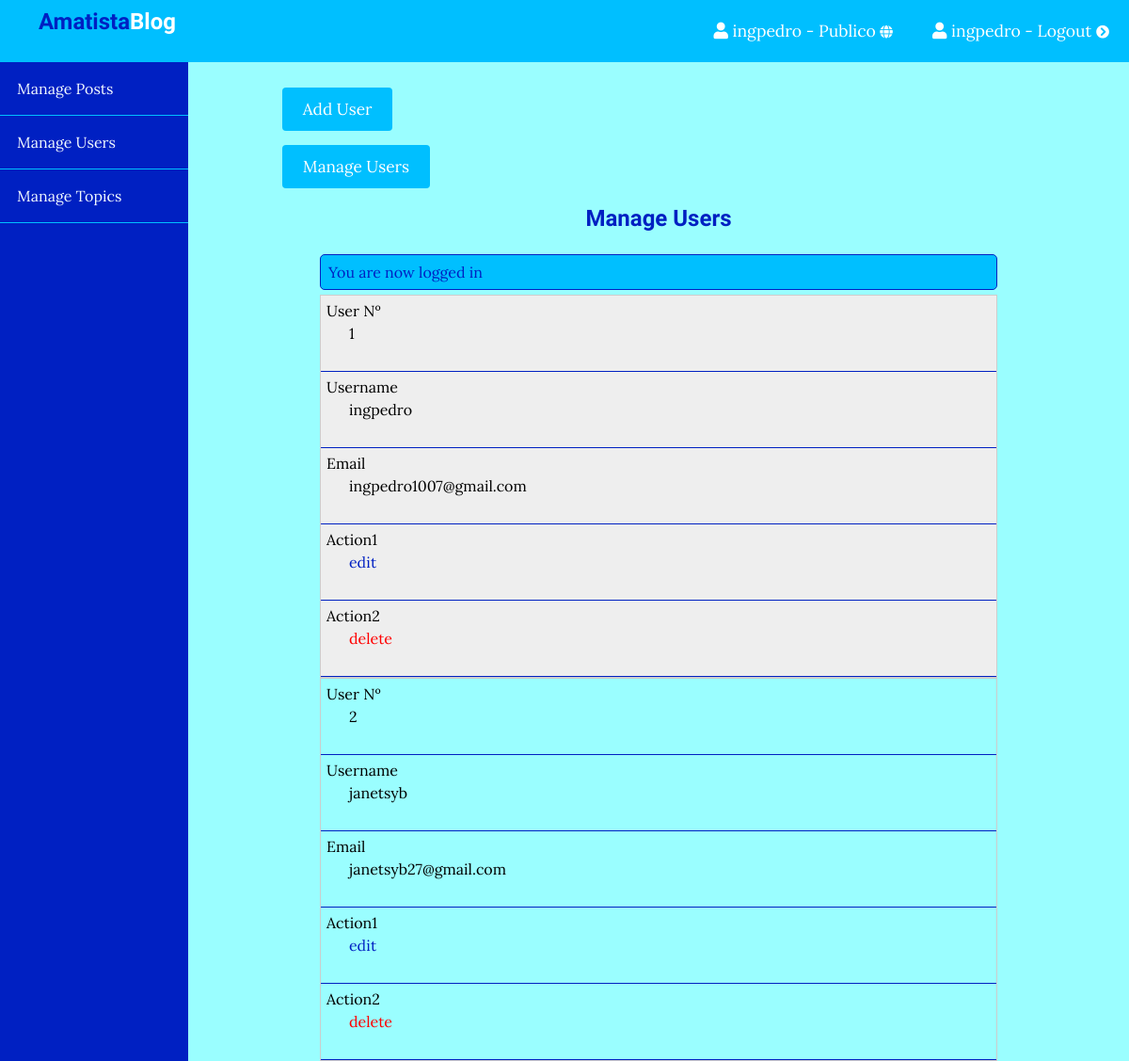
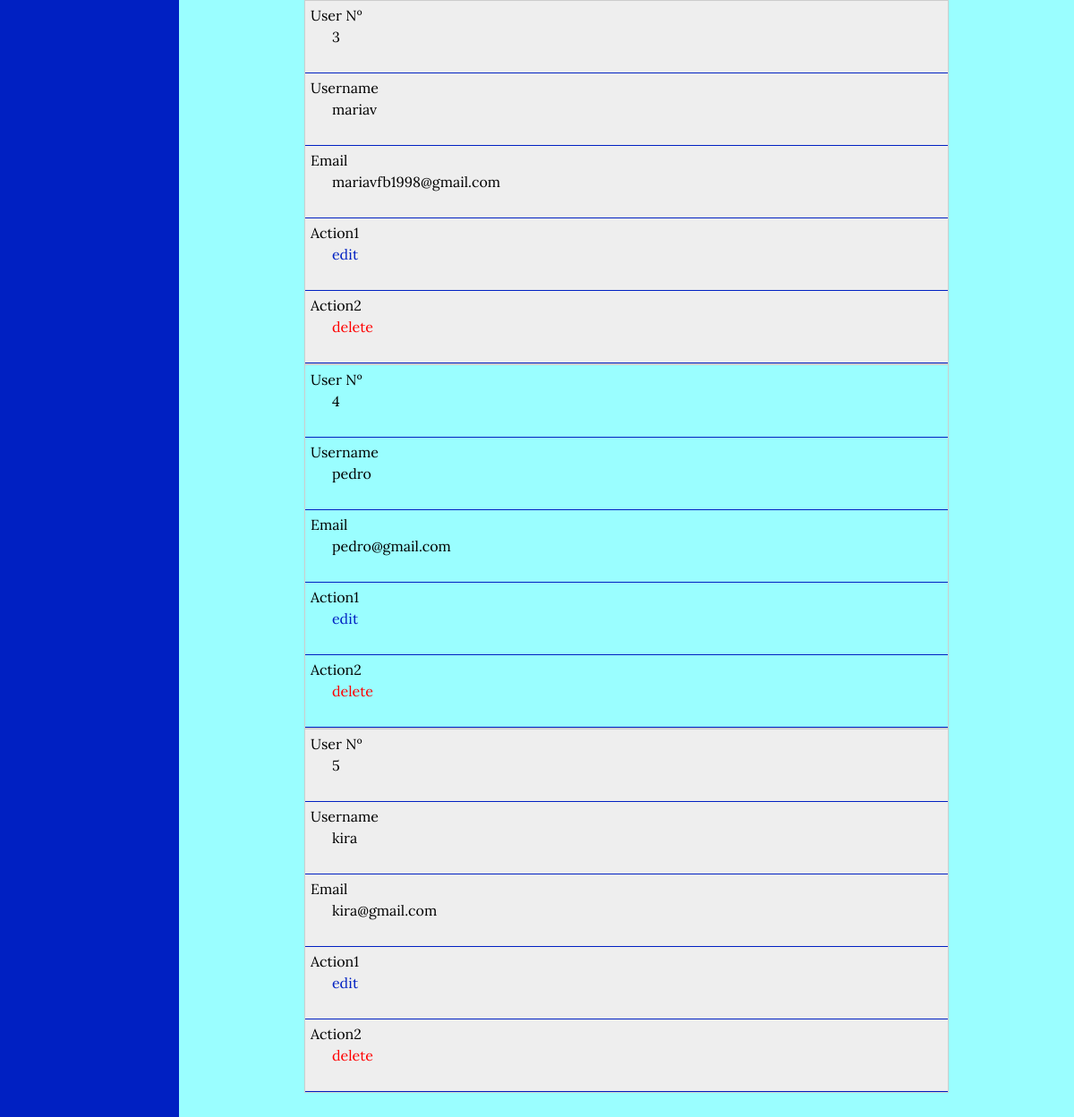
The app's page /admin/users/index.php (signed in) with its own data (2 pictures, top to bottom).
### tables this page shows
CREATE TABLE `users` (
  `id` int(11) NOT NULL,
  `admin` tinyint(4) NOT NULL,
  `username` varchar(255) NOT NULL,
  `email` varchar(255) NOT NULL,
  `password` varchar(255) NOT NULL,
  `created_at` timestamp NOT NULL DEFAULT CURRENT_TIMESTAMP
);

### app/controllers/users.php (called while the page is built, shortened)
<?php
include(ROOT_PATH . "/app/database/db.php");
$table = 'users';
$admin_users = selectAll($table);

### app/database/db.php (called while the page is built, shortened)
<?php
require('connect.php');
function selectAll($table, $conditions = [])
{
    global $conn;
    $sql = "SELECT * FROM $table";
    if (empty($conditions)) {
        $stmt = $conn->prepare($sql);
        $stmt->execute();
        $records = $stmt->get_result()->fetch_all(MYSQLI_ASSOC);
        return $records;
    }
}

### admin/users/index.php (the view, shortened to what this page needs)
<?php include(ROOT_PATH . "/app/controllers/users.php");
?>
<!DOCTYPE html>
<html lang="en">
    <head>
        <link rel="stylesheet"
            href="https://use.fontawesome.com/releases/v5.7.2/css/all.css"
>
        <link rel="stylesheet" href="../../assets/css/style_table_user.css">
        <link rel="stylesheet" href="../../assets/css/admin.css">
    </head>
    <body>
    <?php include(ROOT_PATH . "/app/includes/adminHeader.php"); ?>
        <div class="admin-wrapper">
        <?php include(ROOT_PATH . "/app/includes/adminSidebar.php"); ?>
            <div class="admin-content">
                <div class="button-group">
                    <a href="create.php" class="btn btn-big">Add User</a><br><br><br>
                    <a href="index.php" class="btn btn-big">Manage Users</a>
                </div>
                <div class="content">
                    <h2 class="page-title">Manage Users</h2>
                    <?php include(ROOT_PATH . "/app/includes/messages.php"); ?>
                    <table>
                        <tbody>
                            <?php foreach ($admin_users as $key => $user): ?>
                                <tr>
                                    <td><?php echo $key + 1; ?></td>
                                    <td><?php echo $user['username']; ?></td>
                                    <td><?php echo $user['email']; ?></td>
                                    <td><a href="edit.php?id=<?php echo $user['id']; ?>" class="edit">edit</a></td>
                                    <td><a href="index.php?delete_id=<?php echo $user['id']; ?>" class="delete">delete</a></td>
                                </tr>
                            <?php endforeach; ?>
                        </tbody>
                    </table>
                </div>
            </div>
        </div>
    </body>
</html>

### assets/css/style_table_user.css (style rules this page uses)
* { box-sizing: border-box; }
html, body { height: 100%; padding: 0px; margin: 0px; background: #9AFEFF; font-family: "Lora", serif; }
h1, h2, h3, h4, h5, h6 { font-family: "Candal", serif; color: #0020C2; margin: 5px; }
a { text-decoration: none; color: inherit; }
.btn { padding: 0.5rem 1rem; background: #00BFFF; color: white; border: 1px solid transparent; border-radius: 0.25rem; font-size: 1.08em; font-family: "Lora", serif; }
.btn-big { padding: 0.7rem 1.3rem; line-height: 1.3rem; }
.content { width: 90%; margin: 30px auto 30px; }
table { width: 100%; border-collapse: collapse; }
tr:nth-of-type(odd) { background: #eee; }
td, th { padding: 30px; border: 1px solid #ccc; text-align: left; }
@media only screen and (max-width: 760px),
(min-device-width: 768px) and (max-device-width: 1024px) { table, thead, tbody, th, td, tr { display: block; } }
@media only screen and (max-width: 760px),
(min-device-width: 768px) and (max-device-width: 1024px) { tr { border: 1px solid #ccc; } }
@media only screen and (max-width: 760px),
(min-device-width: 768px) and (max-device-width: 1024px) { td { border: none; border-bottom: 1px solid #eee; position: relative; padding-left: 50%; } }
@media only screen and (max-width: 760px),
(min-device-width: 768px) and (max-device-width: 1024px) { td:before { position: absolute; top: 6px; left: 6px; width: 45%; padding-right: 10px; white-space: nowrap; } }
@media only screen and (max-width: 760px),
(min-device-width: 768px) and (max-device-width: 1024px) { td:nth-of-type(1):before { content: "User Nº"; } }
@media only screen and (max-width: 760px),
(min-device-width: 768px) and (max-device-width: 1024px) { td:nth-of-type(2):before { content: "Username"; } }
@media only screen and (max-width: 760px),
(min-device-width: 768px) and (max-device-width: 1024px) { td:nth-of-type(3):before { content: "Email"; } }
@media only screen and (max-width: 760px),
(min-device-width: 768px) and (max-device-width: 1024px) { td:nth-of-type(4):before { content: "Action1"; } }
@media only screen and (max-width: 760px),
(min-device-width: 768px) and (max-device-width: 1024px) { td:nth-of-type(5):before { content: "Action2"; } }

### assets/css/admin.css (style rules this page uses)
.admin-wrapper { display: flex; height: calc(100% - 66px); }
.admin-wrapper .admin-content { flex: 8; height: 100%; padding: 40px 100px 100px; overflow-y: scroll; }
.admin-content .page-title { text-align: center; margin-bottom: 1.5rem; }
th, td { padding: 30px; text-align: left; border-bottom: 1px solid #0020C2; }
.edit { color: #0020C2; }
.delete { color: red; }

### records on screen
users: username "ingpedro", email "ingpedro1007@gmail.com"
users: username "janetsyb", email "janetsyb27@gmail.com"
users: username "mariav", email "mariavfb1998@gmail.com"
users: username "pedro", email "pedro@gmail.com"
users: username "kira", email "kira@gmail.com"

### other values on screen
$_SESSION['username'] "ingpedro"
$_SESSION['message'] "You are now logged in"
